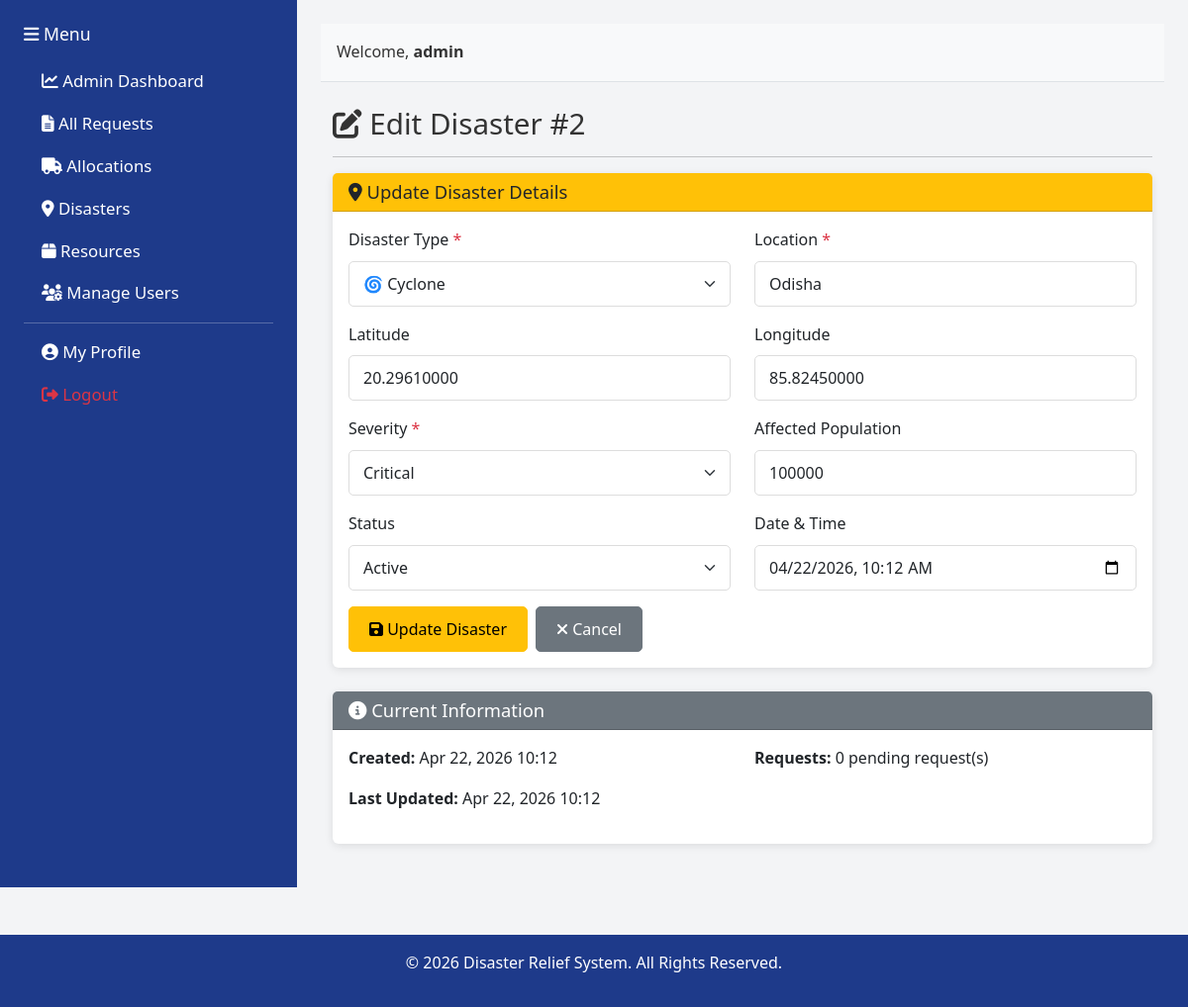
/disasters/edit_disaster.php?id=2 (signed in), run on the app's committed database.
### tables this page shows
CREATE TABLE IF NOT EXISTS `disasters` (
    `id` INT PRIMARY KEY AUTO_INCREMENT,
    `type` VARCHAR(100) NOT NULL,
    `location` VARCHAR(255) NOT NULL,
    `latitude` DECIMAL(10, 8),
    `longitude` DECIMAL(11, 8),
    `severity` VARCHAR(50) NOT NULL,
    `affected_population` INT,
    `status` VARCHAR(50) NOT NULL DEFAULT 'active',
    `date` DATETIME NOT NULL,
    `created_at` TIMESTAMP DEFAULT CURRENT_TIMESTAMP,
    `updated_at` TIMESTAMP DEFAULT CURRENT_TIMESTAMP ON UPDATE CURRENT_TIMESTAMP,
    KEY `idx_status` (`status`),
    KEY `idx_date` (`date`)
);

### disasters/edit_disaster.php (the view, shortened to what this page needs)
<?php
require_once '../config/database.php';
$id = (int)($_GET['id'] ?? 0);
$query = "SELECT * FROM disasters WHERE id = ?";
$stmt = $conn->prepare($query);
$stmt->bind_param("i", $id);
$stmt->execute();
$result = $stmt->get_result();
$disaster = $result->fetch_assoc();
?>
<!DOCTYPE html>
<html lang="en">
<head>
    <link href="https://cdn.jsdelivr.net/npm/bootstrap@5.3.0/dist/css/bootstrap.min.css" rel="stylesheet">
    <link href="https://cdnjs.cloudflare.com/ajax/libs/font-awesome/6.4.0/css/all.min.css" rel="stylesheet">
    <link href="../assets/css/style.css" rel="stylesheet">
</head>
<body>
    <div class="container-fluid">
        <div class="row" style="min-height: 100vh;">
            <?php include '../includes/sidebar.php'; ?>
            <div class="col-md-9 p-4" style="background-color: #F3F4F6;">
                <?php include '../includes/header.php'; ?>
                <div class="container mt-4">
                    <h2><i class="fas fa-edit"></i> Edit Disaster #<?php echo $disaster['id']; ?></h2>
                    <hr>
                    <div class="card">
                        <div class="card-header bg-warning text-dark">
                            <h5 class="mb-0"><i class="fas fa-map-marker-alt"></i> Update Disaster Details</h5>
                        </div>
                        <div class="card-body">
                            <form method="POST" action="">
                                <div class="row">
                                    <div class="col-md-6">
                                        <div class="mb-3">
                                            <label for="type" class="form-label">Disaster Type <span class="text-danger">*</span></label>
                                            <select class="form-select" id="type" name="type" required>
                                                <option value="Cyclone" <?php echo $disaster['type'] == 'Cyclone' ? 'selected' : ''; ?>>🌀 Cyclone</option>
                                            </select>
                                        </div>
                                    </div>
                                    <div class="col-md-6">
                                        <div class="mb-3">
                                            <label for="location" class="form-label">Location <span class="text-danger">*</span></label>
                                            <input type="text" class="form-control" id="location" name="location"
                                                   placeholder="e.g., Karnataka, Mumbai, Odisha" required
                                                   value="<?php echo htmlspecialchars($disaster['location']); ?>">
                                        </div>
                                    </div>
                                </div>
                                <div class="row">
                                    <div class="col-md-6">
                                        <div class="mb-3">
                                            <label for="latitude" class="form-label">Latitude</label>
                                            <input type="number" class="form-control" id="latitude" name="latitude"
                                                   placeholder="e.g., 15.3173" step="0.0001"
                                                   value="<?php echo htmlspecialchars($disaster['latitude']); ?>">
                                        </div>
                                    </div>
                                    <div class="col-md-6">
                                        <div class="mb-3">
                                            <label for="longitude" class="form-label">Longitude</label>
                                            <input type="number" class="form-control" id="longitude" name="longitude"
                                                   placeholder="e.g., 75.7139" step="0.0001"
                                                   value="<?php echo htmlspecialchars($disaster['longitude']); ?>">
                                        </div>
                                    </div>
                                </div>
                                <div class="row">
                                    <div class="col-md-6">
                                        <div class="mb-3">
                                            <label for="severity" class="form-label">Severity <span class="text-danger">*</span></label>
                                            <select class="form-select" id="severity" name="severity" required>
                                                <option value="Critical" <?php echo $disaster['severity'] == 'Critical' ? 'selected' : ''; ?>>Critical</option>
                                            </select>
                                        </div>
                                    </div>
                                    <div class="col-md-6">
                                        <div class="mb-3">
                                            <label for="affected_population" class="form-label">Affected Population</label>
                                            <input type="number" class="form-control" id="affected_population" name="affected_population"
                                                   placeholder="e.g., 50000" min="0"
                                                   value="<?php echo htmlspecialchars($disaster['affected_population']); ?>">
                                        </div>
                                    </div>
                                </div>
                                <div class="row">
                                    <div class="col-md-6">
                                        <div class="mb-3">
                                            <label for="status" class="form-label">Status</label>
                                            <select class="form-select" id="status" name="status">
                                                <option value="active" <?php echo $disaster['status'] == 'active' ? 'selected' : ''; ?>>Active</option>
                                            </select>
                                        </div>
                                    </div>
                                    <div class="col-md-6">
                                        <div class="mb-3">
                                            <label for="date" class="form-label">Date & Time</label>
                                            <input type="datetime-local" class="form-control" id="date" name="date"
                                                   value="<?php echo date('Y-m-d\TH:i', strtotime($disaster['date'])); ?>">
                                        </div>
                                    </div>
                                </div>
                                <div class="d-flex gap-2">
                                    <button type="submit" class="btn btn-warning">
                                        <i class="fas fa-save"></i> Update Disaster
                                    </button>
                                    <a href="view_disasters.php" class="btn btn-secondary">
                                        <i class="fas fa-times"></i> Cancel
                                    </a>
                                </div>
                            </form>
                        </div>
                    </div>
                    <div class="card mt-4">
                        <div class="card-header bg-secondary text-white">
                            <h5 class="mb-0"><i class="fas fa-info-circle"></i> Current Information</h5>
                        </div>
                        <div class="card-body">
                            <div class="row">
                                <div class="col-md-6">
                                    <p><strong>Created:</strong> <?php echo date('M d, Y H:i', strtotime($disaster['created_at'])); ?></p>
                                    <p><strong>Last Updated:</strong> <?php echo date('M d, Y H:i', strtotime($disaster['updated_at'])); ?></p>
                                </div>
                                <div class="col-md-6">
                                    <p><strong>Requests:</strong>
                                        <?php
                                        $req_count = $conn->query("SELECT COUNT(*) as count FROM requests WHERE disaster_id = {$disaster['id']}")->fetch_assoc()['count'];
                                        echo $req_count . " pending request(s)";
                                        ?>
                                    </p>
                                </div>
                            </div>
                        </div>
                    </div>
                </div>
            </div>
        </div>
    </div>
    <?php include '../includes/footer.php'; ?>
</body>
</html>

### assets/css/style.css (style rules this page uses)
:root { --primary: #1E3A8A; --secondary: #F97316; --background: #F3F4F6; --danger: #DC2626; }
* { margin: 0; padding: 0; box-sizing: border-box; }
body { font-family: 'Segoe UI', Tahoma, Geneva, Verdana, sans-serif; font-size: 16px; line-height: 1.6; background-color: var(--background); color: #333; }
h2 { font-size: 1.85rem; }
h5 { font-size: 1.15rem; }
p, li, span, a, label, td, th, div { font-size: inherit; }
.card { border: none; box-shadow: 0 2px 8px rgba(0, 0, 0, 0.1); margin-bottom: 20px; }
.card-header { background-color: var(--primary); color: white; font-size: 1.1rem; }
.card-body { font-size: 1rem; }
.form-control, .form-select { border-radius: 5px; border: 1px solid #ddd; font-size: 1rem; padding: 10px 14px; }
.form-label { font-size: 1rem; font-weight: 500; }
.btn { border-radius: 5px; font-weight: 500; font-size: 1rem; padding: 10px 20px; }

### data on the page
disasters: id "2", type "🌀 Cyclone", location "Odisha", latitude "20.29610000", longitude "85.82450000", severity "Critical", affected_population "100000", status "Active", date "04/22/2026 10:12", created_at "Apr 22, 2026 10:12", updated_at "Apr 22, 2026 10:12"

### other printed values
$_SESSION['username'] "admin"
$req_count "0"
